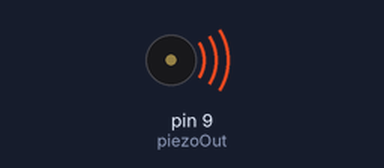
Bench run of a sketch on a simulated Arduino Uno, built with avr-gcc and run on an emulated ATmega328P. On the bench: buzzer (waves = sounding).

Above: at 0.2 s.
At 18.2 s:
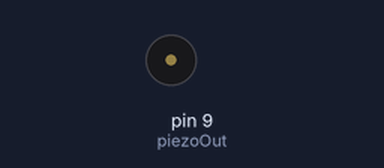
Timing chart, 0 to 29.9 s (numbered marks = the images above):
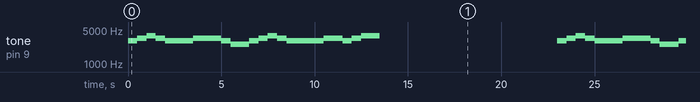

The sketch:

PiezoMelody.ino
```cpp
#define  c     3830    // 261 Hz
#define  d     3400    // 294 Hz
#define  e     3038    // 329 Hz
#define  f     2864    // 349 Hz
#define  g     2550    // 392 Hz
#define  a     2272    // 440 Hz
#define  b     2028    // 493 Hz
#define  C     1912    // 523 Hz

#define  R     0       // Rest

int piezoOut = 9;

void setup() {
  pinMode(piezoOut, OUTPUT);
}

int melody[] = {  };
int beats[] = {  };
int MAX_COUNT = sizeof(melody) / 2;

long tempo = 10000;
int pause = 250;
int rest_count = 20;

int tone_ = 0;
int beat = 0;
long duration  = 0;

void loop() {
  tone(piezoOut, R, 500);
  tone(piezoOut, e, 1000);
  delay(500);

  tone(piezoOut, R, 500);
  tone(piezoOut, d, 1000);
  delay(500);

  tone(piezoOut, R, 500);
  tone(piezoOut, c, 1000);
  delay(500);

  tone(piezoOut, R, 500);
  tone(piezoOut, d, 1000);
  delay(500);

  tone(piezoOut, R, 500);
  tone(piezoOut, e, 1000);
  delay(500);

  tone(piezoOut, R, 500);
  tone(piezoOut, e, 1000);
  delay(500);

  tone(piezoOut, R, 500);
  tone(piezoOut, e, 1000);
  delay(500);

  tone(piezoOut, R, 500);
  tone(piezoOut, d, 1000);
  delay(500);

  tone(piezoOut, R, 500);
  tone(piezoOut, d, 1000);
  delay(500);

  tone(piezoOut, R, 500);
  tone(piezoOut, d, 1000);
  delay(500);

  tone(piezoOut, R, 500);
  tone(piezoOut, e, 1000);
  delay(500);

  tone(piezoOut, R, 500);
  tone(piezoOut, g, 1000);
  delay(500);

  tone(piezoOut, R, 500);
  tone(piezoOut, g, 1000);
  delay(500);

  tone(piezoOut, R, 500);
  tone(piezoOut, e, 1000);
  delay(500);

  tone(piezoOut, R, 500);
  tone(piezoOut, d, 1000);
  delay(500);

  tone(piezoOut, R, 500);
  tone(piezoOut, c, 1000);
  delay(500);

  tone(piezoOut, R, 500);
  tone(piezoOut, d, 1000);
  delay(500);

   tone(piezoOut, R, 500);
  tone(piezoOut, e, 1000);
  delay(500);

  tone(piezoOut, R, 500);
  tone(piezoOut, e, 1000);
  delay(500);

  tone(piezoOut, R, 500);
  tone(piezoOut, e, 1000);
  delay(500);

  tone(piezoOut, R, 500);
  tone(piezoOut, e, 1000);
  delay(500);

  tone(piezoOut, R, 500);
  tone(piezoOut, d, 1000);
  delay(500);

  tone(piezoOut, R, 500);
  tone(piezoOut, d, 1000);
  delay(500);

  tone(piezoOut, R, 500);
  tone(piezoOut, e, 1000);
  delay(500);

  tone(piezoOut, R, 500);
  tone(piezoOut, d, 1000);
  delay(500);

  tone(piezoOut, R, 500);
  tone(piezoOut, c, 1000);
  delay(500);

  delay(10000);
}
```
